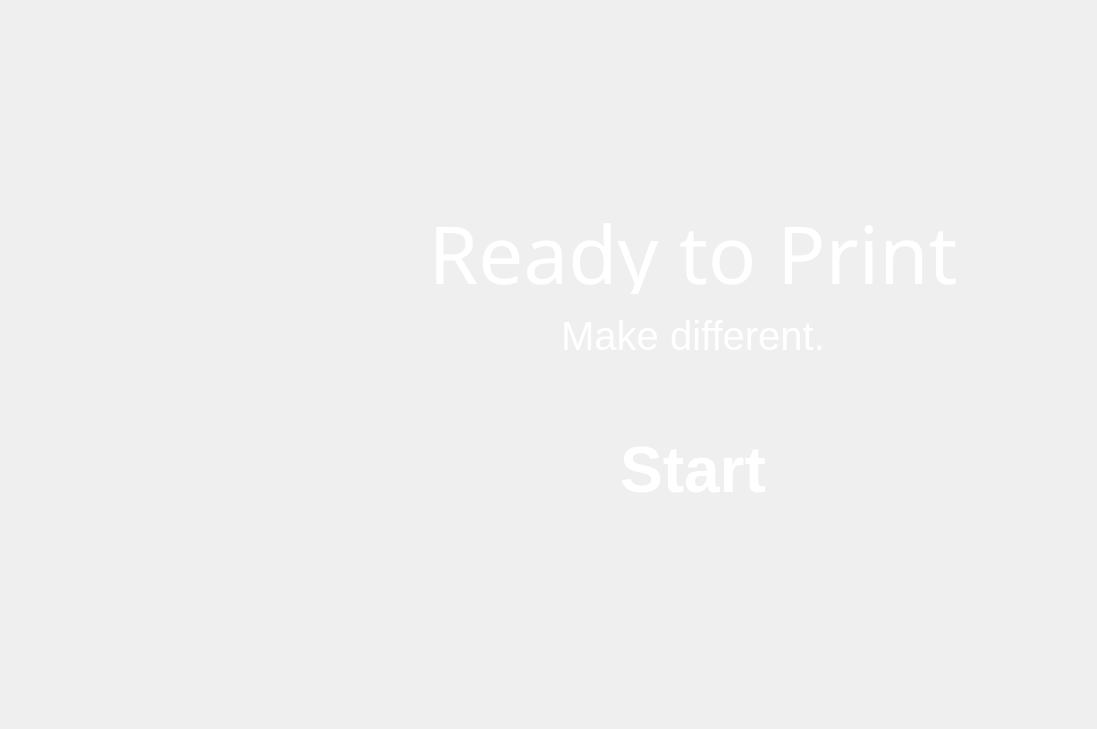
    <widget class="QWidget" name="page_GetStart">
     <widget class="QPushButton" name="pushButton_125">
      <property name="geometry">
       <rect>
        <x>0</x>
        <y>360</y>
        <width>160</width>
        <height>180</height>
       </rect>
      </property>
      <property name="styleSheet">
       <string notr="true">outline:none;image: url(:/image/ToolsInactive.png);
border:none;</string>
      </property>
      <property name="text">
       <string/>
      </property>
     </widget>
     <widget class="QPushButton" name="pushButton_126">
      <property name="geometry">
       <rect>
        <x>0</x>
        <y>540</y>
        <width>160</width>
        <height>180</height>
       </rect>
      </property>
      <property name="styleSheet">
       <string notr="true">outline:none;image: url(:/image/AboutInactive.png);border:none;</string>
      </property>
      <property name="text">
       <string/>
      </property>
     </widget>
     <widget class="QPushButton" name="pushButton_127">
      <property name="geometry">
       <rect>
        <x>0</x>
        <y>0</y>
        <width>160</width>
        <height>180</height>
       </rect>
      </property>
      <property name="styleSheet">
       <string notr="true">outline:none;image: url(:/image/PrintActive(2).png);
border:none;</string>
      </property>
      <property name="text">
       <string/>
      </property>
     </widget>
     <widget class="QPushButton" name="pushButton_128">
      <property name="geometry">
       <rect>
        <x>0</x>
        <y>180</y>
        <width>160</width>
        <height>180</height>
       </rect>
      </property>
      <property name="styleSheet">
       <string notr="true">outline:none;image: url(:/image/FilamentInactive.png);border:none;</string>
      </property>
      <property name="text">
       <string/>
      </property>
     </widget>
     <widget class="QLabel" name="label_67">
      <property name="geometry">
       <rect>
        <x>298</x>
        <y>198</y>
        <width>790</width>
        <height>96</height>
       </rect>
      </property>
      <property name="font">
       <font>
        <family>Barlow</family>
        <pointsize>-1</pointsize>
       </font>
      </property>
      <property name="styleSheet">
       <string notr="true">color: rgba(255, 255, 255, 255);
font-size: 80px;
font-family:Barlow;</string>
      </property>
      <property name="text">
       <string>&lt;html&gt;&lt;head/&gt;&lt;body&gt;&lt;p&gt;Ready to Print&lt;/p&gt;&lt;/body&gt;&lt;/html&gt;</string>
      </property>
      <property name="alignment">
       <set>Qt::AlignCenter</set>
      </property>
     </widget>
     <widget class="QPushButton" name="pushButton_129">
      <property name="geometry">
       <rect>
        <x>513</x>
        <y>410</y>
        <width>360</width>
        <height>120</height>
       </rect>
      </property>
      <property name="font">
       <font>
        <pointsize>-1</pointsize>
        <weight>75</weight>
        <bold>true</bold>
       </font>
      </property>
      <property name="styleSheet">
       <string notr="true">outline:none;
image: url(:/image/Start.png);
color: rgb(255, 255, 255);
border:none;
font-size: 64px;
font-weight: bold;
</string>
      </property>
      <property name="text">
       <string>Start</string>
      </property>
     </widget>
     <widget class="QLabel" name="label_133">
      <property name="geometry">
       <rect>
        <x>428</x>
        <y>312</y>
        <width>530</width>
        <height>48</height>
       </rect>
      </property>
      <property name="font">
       <font>
        <pointsize>-1</pointsize>
        <weight>50</weight>
        <italic>false</italic>
        <bold>false</bold>
       </font>
      </property>
      <property name="styleSheet">
       <string notr="true">color: rgba(255, 255, 255, 255);
font-size: 40px;
font: &quot;Barlow Thin&quot;;
text-align: center;
</string>
      </property>
      <property name="text">
       <string>Make different.</string>
      </property>
      <property name="alignment">
       <set>Qt::AlignCenter</set>
      </property>
     </widget>
    </widget>
